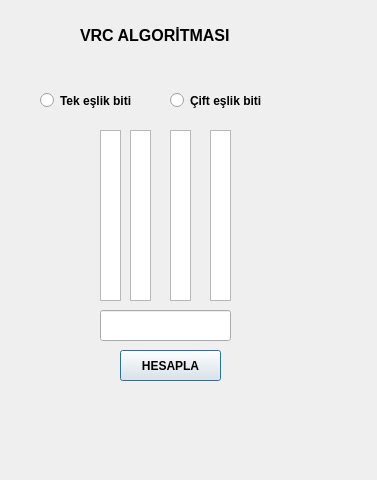
<?xml version="1.0" encoding="UTF-8"?>
<ui version="4.0">
 <class>Dialog</class>
 <widget class="QDialog" name="Dialog">
  <property name="geometry">
   <rect>
    <x>0</x>
    <y>0</y>
    <width>377</width>
    <height>480</height>
   </rect>
  </property>
  <property name="windowTitle">
   <string>Dialog</string>
  </property>
  <widget class="QLabel" name="label">
   <property name="geometry">
    <rect>
     <x>80</x>
     <y>10</y>
     <width>221</width>
     <height>51</height>
    </rect>
   </property>
   <property name="font">
    <font>
     <pointsize>12</pointsize>
     <weight>75</weight>
     <bold>true</bold>
    </font>
   </property>
   <property name="text">
    <string>VRC ALGORİTMASI </string>
   </property>
  </widget>
  <widget class="QLabel" name="label_2">
   <property name="geometry">
    <rect>
     <x>0</x>
     <y>400</y>
     <width>321</width>
     <height>21</height>
    </rect>
   </property>
   <property name="text">
    <string/>
   </property>
  </widget>
  <widget class="QLabel" name="label_3">
   <property name="geometry">
    <rect>
     <x>0</x>
     <y>430</y>
     <width>321</width>
     <height>21</height>
    </rect>
   </property>
   <property name="text">
    <string/>
   </property>
  </widget>
  <widget class="QRadioButton" name="radioButton">
   <property name="geometry">
    <rect>
     <x>40</x>
     <y>90</y>
     <width>111</width>
     <height>21</height>
    </rect>
   </property>
   <property name="font">
    <font>
     <pointsize>9</pointsize>
     <weight>75</weight>
     <bold>true</bold>
    </font>
   </property>
   <property name="text">
    <string>Tek eşlik biti</string>
   </property>
  </widget>
  <widget class="QRadioButton" name="radioButton_2">
   <property name="geometry">
    <rect>
     <x>170</x>
     <y>90</y>
     <width>111</width>
     <height>21</height>
    </rect>
   </property>
   <property name="font">
    <font>
     <pointsize>9</pointsize>
     <weight>75</weight>
     <bold>true</bold>
    </font>
   </property>
   <property name="text">
    <string>Çift eşlik biti</string>
   </property>
  </widget>
  <widget class="QLineEdit" name="lineEdit_2">
   <property name="geometry">
    <rect>
     <x>100</x>
     <y>310</y>
     <width>131</width>
     <height>31</height>
    </rect>
   </property>
   <property name="readOnly">
    <bool>true</bool>
   </property>
  </widget>
  <widget class="QPlainTextEdit" name="plainTextEdit">
   <property name="geometry">
    <rect>
     <x>100</x>
     <y>130</y>
     <width>21</width>
     <height>171</height>
    </rect>
   </property>
   <property name="font">
    <font>
     <pointsize>10</pointsize>
     <weight>75</weight>
     <bold>true</bold>
    </font>
   </property>
   <property name="plainText">
    <string>

</string>
   </property>
  </widget>
  <widget class="QPlainTextEdit" name="plainTextEdit_2">
   <property name="geometry">
    <rect>
     <x>210</x>
     <y>130</y>
     <width>21</width>
     <height>171</height>
    </rect>
   </property>
   <property name="font">
    <font>
     <pointsize>10</pointsize>
     <weight>75</weight>
     <bold>true</bold>
    </font>
   </property>
   <property name="plainText">
    <string>
</string>
   </property>
  </widget>
  <widget class="QPlainTextEdit" name="plainTextEdit_3">
   <property name="geometry">
    <rect>
     <x>170</x>
     <y>130</y>
     <width>21</width>
     <height>171</height>
    </rect>
   </property>
   <property name="font">
    <font>
     <pointsize>10</pointsize>
     <weight>75</weight>
     <bold>true</bold>
    </font>
   </property>
  </widget>
  <widget class="QPlainTextEdit" name="plainTextEdit_4">
   <property name="geometry">
    <rect>
     <x>130</x>
     <y>130</y>
     <width>21</width>
     <height>171</height>
    </rect>
   </property>
   <property name="font">
    <font>
     <pointsize>10</pointsize>
     <weight>75</weight>
     <bold>true</bold>
    </font>
   </property>
  </widget>
  <widget class="QPushButton" name="pushButton">
   <property name="geometry">
    <rect>
     <x>120</x>
     <y>350</y>
     <width>101</width>
     <height>31</height>
    </rect>
   </property>
   <property name="font">
    <font>
     <weight>75</weight>
     <bold>true</bold>
    </font>
   </property>
   <property name="text">
    <string>HESAPLA</string>
   </property>
  </widget>
 </widget>
 <resources/>
 <connections/>
</ui>
